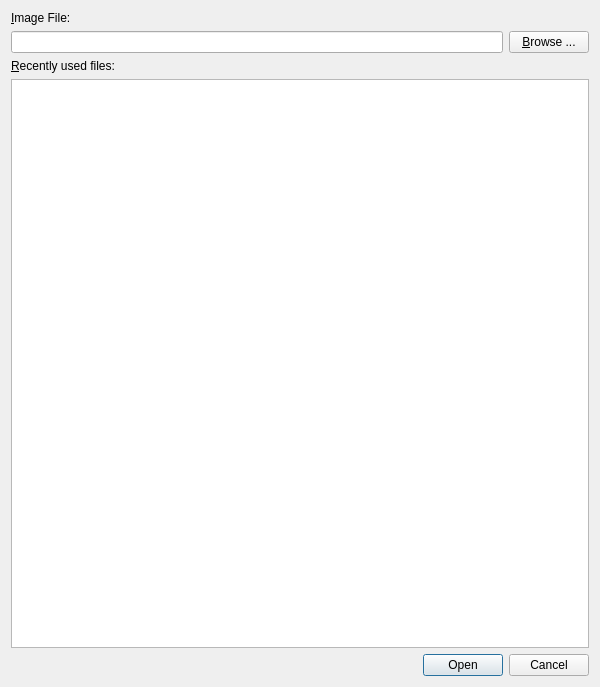
<?xml version="1.0" encoding="UTF-8"?>
<ui version="4.0">
 <class>OpenRecent</class>
 <widget class="QDialog" name="OpenRecent">
  <property name="geometry">
   <rect>
    <x>0</x>
    <y>0</y>
    <width>600</width>
    <height>687</height>
   </rect>
  </property>
  <property name="sizePolicy">
   <sizepolicy hsizetype="Preferred" vsizetype="MinimumExpanding">
    <horstretch>0</horstretch>
    <verstretch>0</verstretch>
   </sizepolicy>
  </property>
  <property name="minimumSize">
   <size>
    <width>600</width>
    <height>300</height>
   </size>
  </property>
  <property name="windowTitle">
   <string>Open Image File</string>
  </property>
  <layout class="QGridLayout" name="gridLayout">
   <item row="0" column="0">
    <widget class="QLabel" name="label_2">
     <property name="text">
      <string>&amp;Image File:</string>
     </property>
     <property name="buddy">
      <cstring>fileLineEdit</cstring>
     </property>
    </widget>
   </item>
   <item row="1" column="0">
    <widget class="QLineEdit" name="fileLineEdit">
     <property name="sizePolicy">
      <sizepolicy hsizetype="Expanding" vsizetype="Fixed">
       <horstretch>0</horstretch>
       <verstretch>0</verstretch>
      </sizepolicy>
     </property>
    </widget>
   </item>
   <item row="1" column="1">
    <widget class="QPushButton" name="browseBtn">
     <property name="text">
      <string>&amp;Browse ...</string>
     </property>
     <property name="icon">
      <iconset theme="folder-open">
       <normaloff/>
      </iconset>
     </property>
    </widget>
   </item>
   <item row="2" column="0">
    <widget class="QLabel" name="recentFilesListViewLabel">
     <property name="text">
      <string>&amp;Recently used files:</string>
     </property>
     <property name="buddy">
      <cstring>recentFilesListView</cstring>
     </property>
    </widget>
   </item>
   <item row="3" column="0" colspan="2">
    <widget class="QListView" name="recentFilesListView"/>
   </item>
   <item row="4" column="0" colspan="2">
    <widget class="QDialogButtonBox" name="buttonBox">
     <property name="orientation">
      <enum>Qt::Horizontal</enum>
     </property>
     <property name="standardButtons">
      <set>QDialogButtonBox::Cancel|QDialogButtonBox::Open</set>
     </property>
    </widget>
   </item>
  </layout>
 </widget>
 <resources/>
 <connections>
  <connection>
   <sender>buttonBox</sender>
   <signal>accepted()</signal>
   <receiver>OpenRecent</receiver>
   <slot>accept()</slot>
   <hints>
    <hint type="sourcelabel">
     <x>248</x>
     <y>254</y>
    </hint>
    <hint type="destinationlabel">
     <x>157</x>
     <y>274</y>
    </hint>
   </hints>
  </connection>
  <connection>
   <sender>buttonBox</sender>
   <signal>rejected()</signal>
   <receiver>OpenRecent</receiver>
   <slot>reject()</slot>
   <hints>
    <hint type="sourcelabel">
     <x>316</x>
     <y>260</y>
    </hint>
    <hint type="destinationlabel">
     <x>286</x>
     <y>274</y>
    </hint>
   </hints>
  </connection>
 </connections>
</ui>
